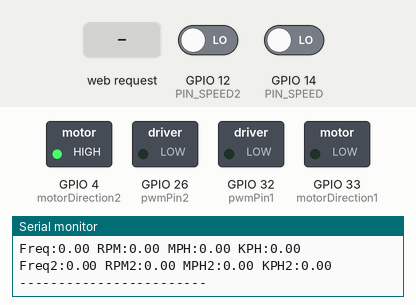
A sketch run on a simulated ESP32. On the bench: switched loads named in the sketch (green lamp = pin HIGH), the last lines printed to the serial monitor. Inputs (shaded band) come from the test bench; at power-on: GPIO 12 (PIN_SPEED2) LOW, GPIO 14 (PIN_SPEED) LOW.

Above: at 1.3 s.
1.4 s: HTTP request GET /forwardon received
At 2.0 s:
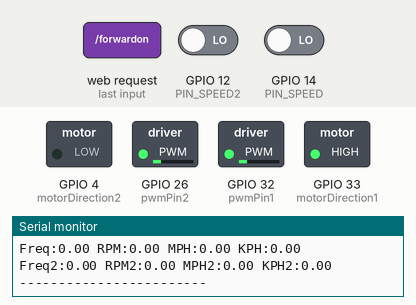
2.9 s: GPIO 12 (PIN_SPEED2) driven HIGH
At 4.1 s:
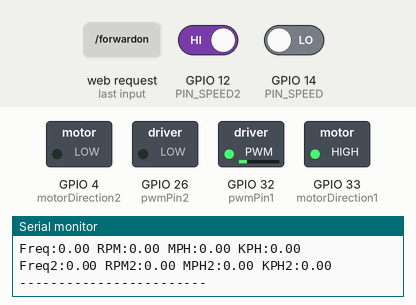
4.4 s: HTTP request GET / received
At 5.4 s:
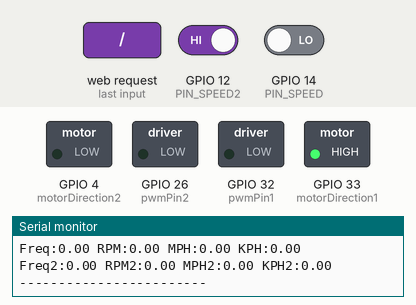
5.9 s: HTTP request GET /backwardon received
At 6.6 s:
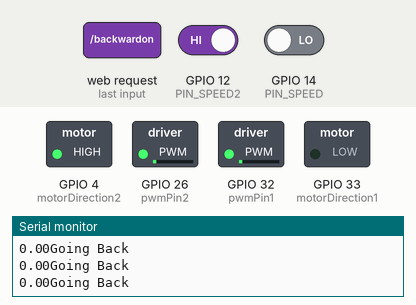
7.4 s: HTTP request GET /backwardoff received
At 7.7 s:
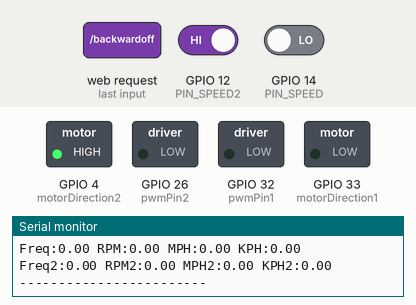
8.9 s: HTTP request GET /lefton received
At 9.5 s:
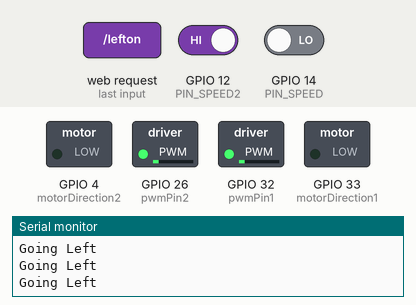
Timing chart, 0 to 11.4 s (numbered marks = the images above; inputs shaded):
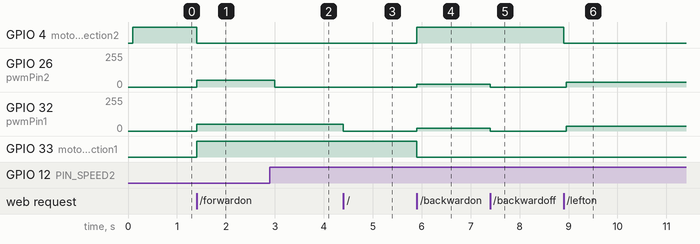

The sketch:

PID_MOTOR.ino
```cpp
#include <WiFi.h>
#include <WebServer.h>

//wheel parameters
const unsigned long SPEED_TIMEOUT = 500000;   // Time used to determine wheel is not spinning
const unsigned int UPDATE_TIME = 500;         // Time used to output serial data
const unsigned int BUFFER_SIZE = 16;          // Serial receive buffer size
const double BAUD_RATE = 115200;              // Serial port baud rate
const double WHEEL_DIAMETER_IN = 6.5;            // Motor wheel diamater (inches)
const double WHEEL_CIRCUMFERENCE_IN = 22.25;     // Motor wheel circumference (inches)
const double WHEEL_DIAMETER_CM = 16.5;           // Motor wheel diamater (centimeters)
const double WHEEL_CIRCUMFERENCE_CM = 56.5;      // Motor wheel circumference (centimeters)


const int _pwmCtrl = 25;

/* PID CONTROLLER FOR WHEEL SPEED SYNC */
const float kp = 0.1; // Proportional gain
const float ki = 0.01; // Integral gain
const float kd = 0.01; // Derivative gain
const int target_speed = 241.37; //in RPM

float motor1_error, motor1_integral, motor1_derivative, motor1_last_error;
float motor2_error, motor2_integral, motor2_derivative, motor2_last_error;


/* Put your SSID & Password */
const char* ssid = "Hasta la vista, baby";  // Enter SSID here
const char* password = "";  //Enter Password here

double _freq;               // Frequency of the signal on the speed pin
double _rpm;                // Wheel speed in revolutions per minute
double _mph;                // Wheel speed in miles per hour
double _kph;                // Wheel speed in kilometers per hour

//motor2
double _freq2;               // Frequency of the signal on the speed pin
double _rpm2;                // Wheel speed in revolutions per minute
double _mph2;                // Wheel speed in miles per hour
double _kph2;                // Wheel speed in kilometers per hour

/* Put IP Address details */
IPAddress local_ip(192,168,1,1);
IPAddress gateway(192,168,1,1);
IPAddress subnet(255,255,255,0);

WebServer server(80);
//left motor
uint16_t motorDirection1 = 33;
uint16_t motorDriver1 = 32;

//right motor
uint16_t motorDirection2 = 4; //set to 4
uint16_t motorDriver2 = 26;


const int pwmChannel1 = 0;
const int pwmPin1 = 32;
const int pwmFreq1 = 490;
const int pwmResolution1 = 8;

// Set up PWM on pin 26
const int pwmChannel2 = 1;
const int pwmPin2 = 26;
const int pwmFreq2 = 490;
const int pwmResolution2 = 8;

bool firstRun = true;

bool _dir = 0;
bool _dir2 = 1;


const int SPEED = 20;
const int PIN_SPEED = 14;
const int PIN_SPEED2 = 12;


bool forward_status = LOW;
bool backward_status = LOW;
bool left_status = LOW;
bool right_status = LOW;
bool spin_status = LOW;


// This is ran only once at startup
void setup()
{
    // Set pin directions
    pinMode(PIN_SPEED, INPUT);
    pinMode(PIN_SPEED2, INPUT);
    // Initialize serial port
    pinMode(motorDirection1, OUTPUT);
    pinMode(motorDirection2, OUTPUT);
    // Set PWM pin to output

    Serial.begin(BAUD_RATE);
    Serial.println("---- Program Started ----");
    while(!Serial);
    WiFi.softAP(ssid, password);
    WiFi.softAPConfig(local_ip, gateway, subnet);
    delay(100);

    server.on("/", handle_OnConnect);

    //movement commands
    server.on("/forwardon", handle_forwardon);
    server.on("/forwardoff", handle_forwardoff);
    server.on("/backwardon", handle_backwardon);
    server.on("/backwardoff", handle_backwardoff);
    server.on("/lefton", handle_lefton);
    server.on("/leftoff", handle_leftoff);
    server.on("/righton", handle_righton);
    server.on("/rightoff", handle_rightoff);
    server.on("/spinon", handle_spinon);
    server.on("/spinoff", handle_spinoff);


    server.onNotFound(handle_NotFound);

    server.begin();
    Serial.println("HTTP server started");

    //PWM SPEED CONTROL
    digitalWrite(motorDirection1, _dir);
    digitalWrite(motorDirection2, _dir2);
    ledcSetup(pwmChannel1, 5000, pwmResolution1);
    ledcSetup(pwmChannel2, 5000, pwmResolution2);

    // Attach the channels to the GPIO pins
    ledcAttachPin(pwmPin1, pwmChannel1);
    ledcAttachPin(pwmPin2, pwmChannel2);
}

// This is the main program loop that runs repeatedly
void loop()
{
    // Read the speed from input pin (sets _freq, _rpm, _mph, _kph)
    ReadSpeed();

    // Outputs the speed data to the serial port
    WriteToSerial();
    server.handleClient();

    if(forward_status) {
        forward();
    } else if(backward_status) {
      backward();
    } else if (left_status) {
      left(50);
    } else if (right_status) {
      right(50);
    } else if (spin_status) {
      spin();
    } else {
      slowdown();
    }
}

// Reads the speed from the input pin and calculates RPM and MPH
// Monitors the state of the input pin and measures the time (µs) between pin transitions
void ReadSpeed()
{
    static bool lastState = false;    // Saves the last state of the speed pin
    static unsigned long last_uS;     // The time (µs) when the speed pin changes
    static unsigned long timeout_uS;  // Timer used to determine the wheel is not spinning


    // Read the current state of the input pin
    bool state = digitalRead(PIN_SPEED);

    // Check if the pin has changed state
    if (state != lastState)
    {
      // Calculate how long has passed since last transition
      unsigned long current_uS = micros();
      unsigned long elapsed_uS = current_uS - last_uS;

      // Calculate the frequency of the input signal
      double period_uS = elapsed_uS * 2.0;
      _freq = (1 / period_uS) * 1E6;

      // Calculate the RPM
      _rpm = _freq / 45 * 60;

      // If RPM is excessively high then ignore it.
      if (_rpm > 5000) _rpm = 0;

      // Calculate the miles per hour (mph) based on the wheel diameter or circumference
      //_mph = (WHEEL_DIAMETER_IN * PI * _rpm * 60) / 63360;
      _mph = (WHEEL_CIRCUMFERENCE_IN * _rpm * 60) / 63360;

      // Calculate the miles per hour (kph) based on the wheel diameter or circumference
      //_kph = (WHEEL_DIAMETER_CM * PI * _rpm * 60) / 1000;
      _kph = (WHEEL_CIRCUMFERENCE_CM * _rpm * 60) / 100000;

      // Save the last state and next timeout time
      last_uS = current_uS;
      timeout_uS = last_uS + SPEED_TIMEOUT;
      lastState = state;
    }
    // If too long has passed then the wheel has probably stopped
    else if (micros() > timeout_uS)
    {
        _freq = 0;
        _rpm = 0;
        _mph = 0;
        _kph = 0;
        last_uS = micros();
    }

    static bool lastState2 = false;
    static unsigned long last_uS2;     // The time (µs) when the speed pin changes
    static unsigned long timeout_uS2;

    bool state2 = digitalRead(PIN_SPEED2);
    if (state2 != lastState2)
    {
      // Calculate how long has passed since last transition
      unsigned long current_uS2 = micros();
      unsigned long elapsed_uS2 = current_uS2 - last_uS2;

      // Calculate the frequency of the input signal
      double period_uS2 = elapsed_uS2 * 2.0;
      _freq2 = (1 / period_uS2) * 1E6;

      // Calculate the RPM
      _rpm2 = _freq2 / 45 * 60;

      // If RPM is excessively high then ignore it.
      if (_rpm2 > 5000) _rpm2 = 0;

      // Calculate the miles per hour (mph) based on the wheel diameter or circumference
      //_mph = (WHEEL_DIAMETER_IN * PI * _rpm * 60) / 63360;
      _mph2 = (WHEEL_CIRCUMFERENCE_IN * _rpm2 * 60) / 63360;

      // Calculate the miles per hour (kph) based on the wheel diameter or circumference
      //_kph = (WHEEL_DIAMETER_CM * PI * _rpm * 60) / 1000;
      _kph2 = (WHEEL_CIRCUMFERENCE_CM * _rpm2 * 60) / 100000;

      // Save the last state and next timeout time
      last_uS2 = current_uS2;
      timeout_uS2 = last_uS2 + SPEED_TIMEOUT;
      lastState2 = state2;
    }
    // If too long has passed then the wheel has probably stopped
    else if (micros() > timeout_uS2)
    {
        _freq2 = 0;
        _rpm2 = 0;
        _mph2 = 0;
        _kph2 = 0;
        last_uS2 = micros();
    }
}

// Writes the RPM and MPH to the serial port at a set interval
void WriteToSerial()
{
    // Local variables
    static unsigned long updateTime;

    if (millis() > updateTime)
    {
        // Write data to the serial port
        Serial.print((String)"Freq:" + _freq + " ");
        Serial.print((String)"RPM:" + _rpm + " ");
        Serial.print((String)"MPH:" + _mph + " ");
        Serial.println((String)"KPH:" + _kph + " ");
        Serial.println("");
        Serial.print((String)"Freq2:" + _freq2 + " ");
        Serial.print((String)"RPM2:" + _rpm2 + " ");
        Serial.print((String)"MPH2:" + _mph2 + " ");
        Serial.println((String)"KPH2:" + _kph2 + " ");
        Serial.println("------------------------");
        // Calculate next update time
        updateTime = millis() + UPDATE_TIME;

    }
}

void handle_OnConnect() {
  forward_status = LOW;
  backward_status = LOW;
  left_status = LOW;
  right_status = LOW;
  spin_status = LOW;
  Serial.println("GPIO4 Status: OFF | GPIO5 Status: OFF");
  server.send(200, "text/html", SendHTML(forward_status,false));
  server.send(200, "text/html", SendHTML(backward_status,false));
  server.send(200, "text/html", SendHTML(right_status,false));
  server.send(200, "text/html", SendHTML(left_status,false));
  server.send(200, "text/html", SendHTML(spin_status,false));
}

void handle_forwardon() {
  forward_status = HIGH;
  Serial.println("Forward on");
  server.send(200, "text/html", SendHTML(forward_status,true));
}

void handle_forwardoff() {
  forward_status = LOW;
  Serial.println("Forward off");
  firstRun = false;
  server.send(200, "text/html", SendHTML(forward_status,false));
}

void handle_backwardon() {
  backward_status = HIGH;
  Serial.println("Backward on");
  server.send(200, "text/html", SendHTML(backward_status,true));
}

void handle_backwardoff() {
  backward_status = LOW;
  Serial.println("Backward off");
  server.send(200, "text/html", SendHTML(backward_status,false));
}

void handle_lefton() {
  left_status = HIGH;
  Serial.println("Left on");
  server.send(200, "text/html", SendHTML(left_status,true));
}

void handle_leftoff() {
  left_status = LOW;
  Serial.println("Left off");
  server.send(200, "text/html", SendHTML(left_status,false));
}

void handle_righton() {
  right_status = HIGH;
  Serial.println("Right on");
  server.send(200, "text/html", SendHTML(right_status,true));
}

void handle_rightoff() {
  right_status = LOW;
  Serial.println("Right off");
  server.send(200, "text/html", SendHTML(right_status,false));
}

void handle_spinon() {
  spin_status = HIGH;
  Serial.println("Spin on");
  server.send(200, "text/html", SendHTML(spin_status,true));
}

void handle_spinoff() {
  spin_status = LOW;
  Serial.println("Spin off");
  server.send(200, "text/html", SendHTML(spin_status,false));
}


void handle_NotFound(){
  server.send(404, "text/plain", "Not found");
}

String SendHTML(uint8_t led1stat,uint8_t led2stat){
  String ptr = "<!DOCTYPE html> <html>\n";
  ptr +="<head><meta name=\"viewport\" content=\"width=device-width, initial-scale=1.0, user-scalable=no\">\n";
  ptr +="<title>LED Control</title>\n";
  ptr +="<style>html { font-family: Helvetica; display: inline-block; margin: 0px auto; text-align: center;}\n";
  ptr +="body{margin-top: 50px;} h1 {color: #444444;margin: 50px auto 30px;} h3 {color: #444444;margin-bottom: 50px;}\n";
  ptr +=".button {display: block;width: 80px;background-color: #3498db;border: none;color: white;padding: 13px 30px;text-decoration: none;font-size: 25px;margin: 0px auto 35px;cursor: pointer;border-radius: 4px;}\n";
  ptr +=".button-on {background-color: #3498db;}\n";
  ptr +=".button-on:active {background-color: #2980b9;}\n";
  ptr +=".button-off {background-color: #34495e;}\n";
  ptr +=".button-off:active {background-color: #2c3e50;}\n";
  ptr +="p {font-size: 14px;color: #888;margin-bottom: 10px;}\n";
  ptr +="</style>\n";
  ptr +="</head>\n";
  ptr +="<body>\n";
  ptr +="<h1>Agrobot Control</h1>\n";
  ptr +="<h3>Using Access Point(AP) Mode</h3>\n";

  /* if(led1stat)
  {ptr +="<p>LED1 Status: ON</p><a class=\"button button-off\" href=\"/led1off\">OFF</a>\n";}
  else
  {ptr +="<p>LED1 Status: OFF</p><a class=\"button button-on\" href=\"/led1on\">ON</a>\n";}

  if(led2stat)
  {ptr +="<p>LED2 Status: ON</p><a class=\"button button-off\" href=\"/led2off\">OFF</a>\n";}
  else
  {ptr +="<p>LED2 Status: OFF</p><a class=\"button button-on\" href=\"/led2on\">ON</a>\n";}
  */
  //added
  if(forward_status)
  {ptr +="<p>Forward Status: ON</p><a class=\"button button-off\" href=\"/forwardoff\">OFF</a>\n";}
  else
  {ptr +="<p>Forward Status: OFF</p><a class=\"button button-on\" href=\"/forwardon\">ON</a>\n";}

  if(backward_status)
  {ptr +="<p>Backward Status: ON</p><a class=\"button button-off\" href=\"/backwardoff\">OFF</a>\n";}
  else
  {ptr +="<p>Backward Status: OFF</p><a class=\"button button-on\" href=\"/backwardon\">ON</a>\n";}

  if(left_status)
  {ptr +="<p>Left Status: ON</p><a class=\"button button-off\" href=\"/leftoff\">OFF</a>\n";}
  else
  {ptr +="<p>Left Status: OFF</p><a class=\"button button-on\" href=\"/lefton\">ON</a>\n";}

  if(right_status)
  {ptr +="<p>Right Status: ON</p><a class=\"button button-off\" href=\"/rightoff\">OFF</a>\n";}
  else
  {ptr +="<p>Right Status: OFF</p><a class=\"button button-on\" href=\"/righton\">ON</a>\n";}

  if(spin_status)
  {ptr +="<p>Spin Status: ON</p><a class=\"button button-off\" href=\"/spinoff\">OFF</a>\n";}
  else
  {ptr +="<p>Spin Status: OFF</p><a class=\"button button-on\" href=\"/spinon\">ON</a>\n";}


  ptr +="</body>\n";
  ptr +="</html>\n";
  return ptr;
  }

void forward() {
    //Serial.println("Going Forward");
    digitalWrite(motorDirection1, 1);
    digitalWrite(motorDirection2, 0);
    speedAdjust();
    //ledcWrite(pwmChannel1, SPEED);
    //ledcWrite(pwmChannel2, SPEED);

}

void backward() {
    Serial.println("Going Back");
    digitalWrite(motorDirection1, 0);
    digitalWrite(motorDirection2, 1);
    ledcWrite(pwmChannel1, SPEED);
    ledcWrite(pwmChannel2, SPEED);
    Serial.print(_kph);

}

void left(int period) {
    Serial.println("Going Left");
    digitalWrite(motorDirection1, 0);
    digitalWrite(motorDirection2, 0);
    delay(period);
    ledcWrite(pwmChannel1, 35);
    ledcWrite(pwmChannel2, 35);


    //slowdown();
}

void right(int period) {
    Serial.println("Going Right");
    digitalWrite(motorDirection1, 1);
    digitalWrite(motorDirection2, 1);
    ledcWrite(pwmChannel1, 45);
    ledcWrite(pwmChannel2, 45); //15 too slow... anything than 20 too slow
}


void spin() {
    Serial.println("Spinning");
    digitalWrite(motorDirection1, 1);
    digitalWrite(motorDirection2, 1);
    ledcWrite(pwmChannel1, SPEED);
    ledcWrite(pwmChannel2, SPEED);

}


//this is NOT a brake
void slowdown() {
    ledcWrite(pwmChannel1, 0);
    ledcWrite(pwmChannel2, 0);
    /*digitalWrite(motorDirection1, _dir);
    digitalWrite(motorDirection2, _dir);
    analogWrite(motorDriver1, 0);
    analogWrite(motorDriver2, 0);*/

}

void speedAdjust() {
    if (firstRun == true) {
       ledcWrite(pwmChannel1, SPEED);
       ledcWrite(pwmChannel2, SPEED);
       firstRun = false;
      }
    ReadSpeed();
    //double target_speed = 1.5;
    float motor1_speed = _rpm;
    float motor2_speed = _rpm2;

    motor1_error = target_speed - motor1_speed;
    motor2_error = target_speed - motor2_speed;
    motor1_integral += motor1_error;
    motor1_derivative = motor1_error - motor1_last_error;
    motor1_last_error = motor1_error;

    motor2_integral += motor2_error;
    motor2_derivative = motor2_error - motor2_last_error;
    motor2_last_error = motor2_error;

    int motor1_pwm_value = kp * motor1_error + ki * motor1_integral + kd * motor1_derivative;
    int motor2_pwm_value = kp * motor2_error + ki * motor2_integral + kd * motor2_derivative;
    motor1_pwm_value = constrain(motor1_pwm_value, 0, 50);
    motor2_pwm_value = constrain(motor2_pwm_value, 0, 50);

    ledcWrite(pwmChannel1, motor1_pwm_value);
    ledcWrite(pwmChannel2, motor2_pwm_value);
  }
```

Measured:
- after the input at 1.4 s, GPIO 4 (motorDirection2): HIGH → LOW at once; GPIO 26 (pwmPin2), GPIO 32 (pwmPin1): 0/255 → 50/255 at once; GPIO 33 (motorDirection1): LOW → HIGH at once
- after the input at 2.9 s, GPIO 26 (pwmPin2): 50/255 → 0/255 after 0.10 s
- after the input at 4.4 s, GPIO 32 (pwmPin1): 50/255 → 0/255 at once
- after the input at 5.9 s, GPIO 4 (motorDirection2): LOW → HIGH at once; GPIO 26 (pwmPin2), GPIO 32 (pwmPin1): 0/255 → 20/255 at once; GPIO 33 (motorDirection1): HIGH → LOW at once
- after the input at 7.4 s, GPIO 26 (pwmPin2), GPIO 32 (pwmPin1): 20/255 → 0/255 at once
- after the input at 8.9 s, GPIO 4 (motorDirection2): HIGH → LOW at once; GPIO 26 (pwmPin2), GPIO 32 (pwmPin1): 0/255 → 35/255 after 0.05 s
